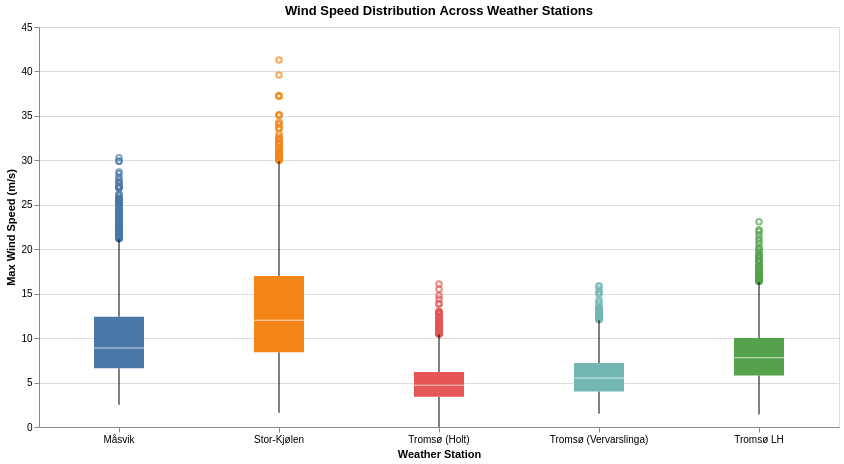

Notebook code cell kept with this figure:
### Code cell
boxplot = alt.Chart(df_all).mark_boxplot(size=50).encode(
    x=alt.X("station:N", title="Weather Station",
            axis=alt.Axis(labelAngle=0)),  # Rotate labels
    y=alt.Y("max_wind_speed:Q", title="Max Wind Speed (m/s)"),
    color=alt.Color("station:N", legend=None)  # Color-coded per station
).properties(
    title="Wind Speed Distribution Across Weather Stations",
    width=800,
    height=400
)

boxplot

### Figure 1 — Vega-Lite specification as saved in the notebook (floating-point values rounded to 4 significant figures; data arrays with more than 128 entries replaced by an {"elided": "..."} marker saying what was removed)
{"config": {"view": {"continuousWidth": 300, "continuousHeight": 300}}, "data": {"name": "data-47527e22f933b9093600502e9a396edd"}, "mark": {"type": "boxplot", "size": 50}, "encoding": {"color": {"field": "station", "legend": null, "type": "nominal"}, "x": {"axis": {"labelAngle": 0}, "field": "station", "title": "Weather Station", "type": "nominal"}, "y": {"field": "max_wind_speed", "title": "Max Wind Speed (m/s)", "type": "quantitative"}}, "height": 400, "title": "Wind Speed Distribution Across Weather Stations", "width": 800, "$schema": "https://vega.github.io/schema/vega-lite/v5.20.1.json", "datasets": {"data-47527e22f933b9093600502e9a396edd": {"elided": "20233 records"}}}
